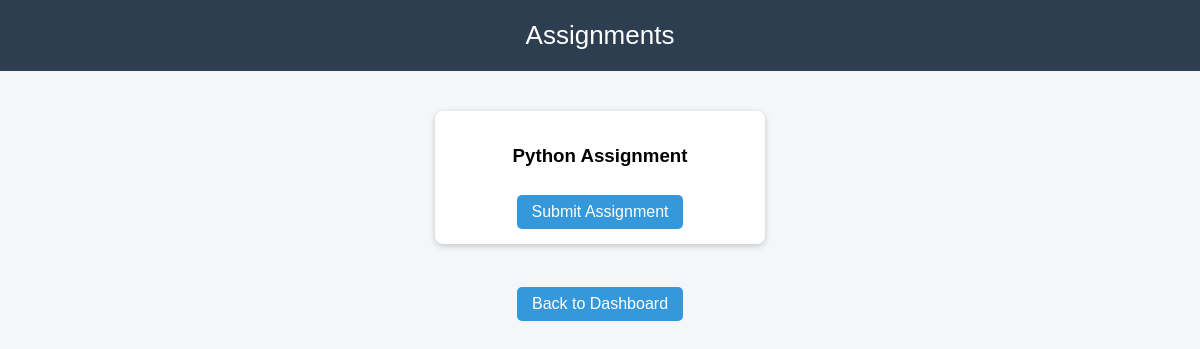
Before: /assignments/ with the older database file.
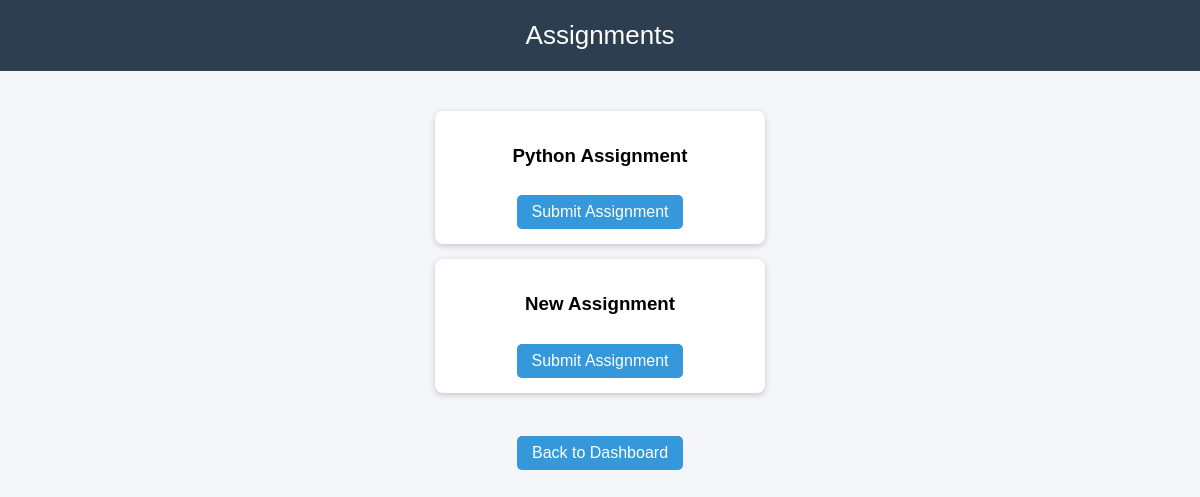
After: the same page with the newer database file.
### assignments/models.py (models this page shows, shortened)
class Assignment(models.Model):
    course = models.ForeignKey(Course, on_delete=models.CASCADE)
    title = models.CharField(max_length=200)
    file = models.FileField(upload_to='assignments/')
    deadline = models.DateTimeField()

### assignments/views.py (the view)
# urls.py: path('', views.assignment_list, name='assignment_list'),
def assignment_list(request):
    assignments = Assignment.objects.all()
    return render(request, 'assignments/assignment_list.html', {'assignments': assignments})

### assignments/templates/assignments/assignment_list.html (shortened to what this page needs)
<!DOCTYPE html>
<html>
<head>
</head>
<body>
<header>Assignments</header>
<div class="container">
{% for assignment in assignments %}
<div class="assignment">
<h3>{{ assignment.title }}</h3>
<a class="btn" href="/assignments/submit/{{ assignment.id }}/">Submit Assignment</a>
</div>
{% empty %}
<p>No assignments available</p>
{% endfor %}
<br>
<a class="btn" href="/">Back to Dashboard</a>
</div>
</body>
</html>

Changed rows visible on the page:
added Assignment: title "New Assignment"
